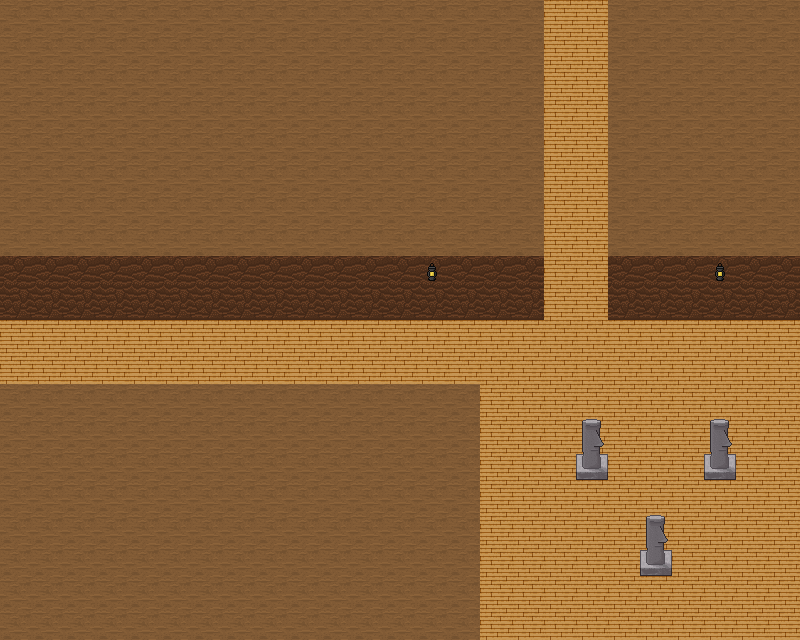

The image is a tile-based game level rendered from a .tmx file. Its description and source (layers, tilesets, objects; grid data summarised) follow:
An orthogonal 25x20 tile map with 32x32 px tiles, 4 tile layers (Tile Layer 1, Tile Layer 2, Tile Layer 3, Tile Layer 4), 2 tilesets and 5 objects (3x geometry, 2x light).

<map version="1.0" orientation="orthogonal" renderorder="right-down" width="25" height="20" tilewidth="32" tileheight="32">
 <tileset firstgid="1" source="tilesets/test/lower.tsx" />
 <tileset firstgid="31" source="tilesets/test/upper.tsx" />
 <layer name="Tile Layer 1" width="25" height="20">
  <properties>
   <property name="z" value="0.0" />
  </properties>
  <data>[500 cells, 500 non-empty, 12 distinct tile ids]</data>
 </layer>
 <layer name="Tile Layer 2" width="25" height="20">
  <properties>
   <property name="z" value=".5" />
  </properties>
  <data>[500 cells, 6 non-empty, 2 distinct tile ids]</data>
 </layer>
 <layer name="Tile Layer 3" width="25" height="20">
  <properties>
   <property name="z" value="1.0" />
  </properties>
  <data>[500 cells, 350 non-empty, 3 distinct tile ids]</data>
 </layer>
 <layer name="Tile Layer 4" width="25" height="20">
  <properties>
   <property name="z" value="1.5" />
  </properties>
  <data>[500 cells, 2 non-empty, 1 distinct tile ids]</data>
 </layer>
 <objectgroup name="Object Layer 1" opacity="0.9">
  <properties>
   <property name="z" value=".5" />
  </properties>
  <object name="light" type="light" x="416" y="288" width="32" height="32">
   <properties>
    <property name="radius" value="500" />
    <property name="size" value="14" />
   </properties>
  </object>
  <object name="geometry" type="geometry" x="0" y="384" width="480" height="256" />
  <object name="geometry" type="geometry" x="224" y="0" width="320" height="256" />
  <object name="geometry" type="geometry" x="608" y="0" width="224" height="256" />
  <object name="light" type="light" x="704" y="288" width="32" height="32">
   <properties>
    <property name="radius" value="500" />
    <property name="size" value="14" />
   </properties>
  </object>
 </objectgroup>
</map>
